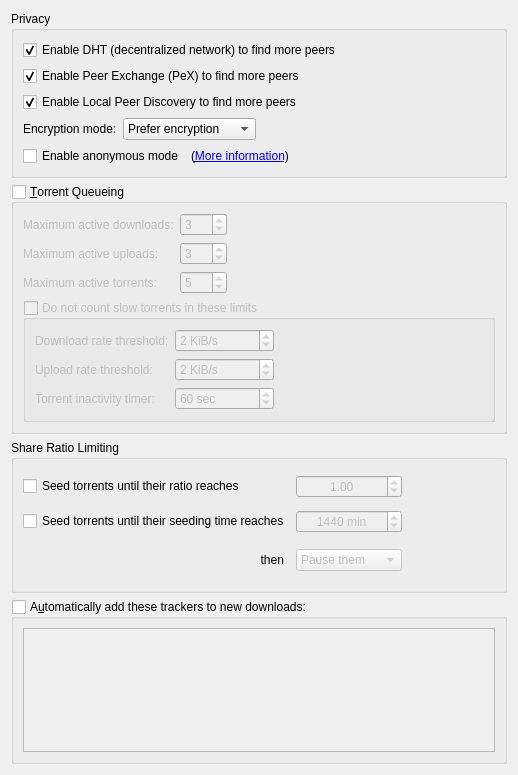
          <widget class="QWidget" name="scrollAreaWidgetContents_4">
           <property name="geometry">
            <rect>
             <x>0</x>
             <y>0</y>
             <width>518</width>
             <height>775</height>
            </rect>
           </property>
           <layout class="QVBoxLayout" name="verticalLayout_7">
            <item>
             <widget class="QGroupBox" name="AddBTFeaturesBox">
              <property name="title">
               <string>Privacy</string>
              </property>
              <layout class="QVBoxLayout" name="verticalLayout_14">
               <item>
                <widget class="QCheckBox" name="checkDHT">
                 <property name="text">
                  <string>Enable DHT (decentralized network) to find more peers</string>
                 </property>
                 <property name="checked">
                  <bool>true</bool>
                 </property>
                </widget>
               </item>
               <item>
                <widget class="QCheckBox" name="checkPeX">
                 <property name="toolTip">
                  <string>Exchange peers with compatible Bittorrent clients (µTorrent, Vuze, ...)</string>
                 </property>
                 <property name="text">
                  <string>Enable Peer Exchange (PeX) to find more peers</string>
                 </property>
                 <property name="checked">
                  <bool>true</bool>
                 </property>
                </widget>
               </item>
               <item>
                <widget class="QCheckBox" name="checkLSD">
                 <property name="toolTip">
                  <string>Look for peers on your local network</string>
                 </property>
                 <property name="text">
                  <string>Enable Local Peer Discovery to find more peers</string>
                 </property>
                 <property name="checked">
                  <bool>true</bool>
                 </property>
                </widget>
               </item>
               <item>
                <layout class="QHBoxLayout">
                 <item>
                  <widget class="QLabel" name="lbl_encryption">
                   <property name="text">
                    <string>Encryption mode:</string>
                   </property>
                  </widget>
                 </item>
                 <item>
                  <widget class="QComboBox" name="comboEncryption">
                   <item>
                    <property name="text">
                     <string>Prefer encryption</string>
                    </property>
                   </item>
                   <item>
                    <property name="text">
                     <string>Require encryption</string>
                    </property>
                   </item>
                   <item>
                    <property name="text">
                     <string>Disable encryption</string>
                    </property>
                   </item>
                  </widget>
                 </item>
                 <item>
                  <spacer>
                   <property name="orientation">
                    <enum>Qt::Horizontal</enum>
                   </property>
                   <property name="sizeHint" stdset="0">
                    <size>
                     <width>40</width>
                     <height>20</height>
                    </size>
                   </property>
                  </spacer>
                 </item>
                </layout>
               </item>
               <item>
                <layout class="QHBoxLayout" name="horizontalLayout_6">
                 <item>
                  <widget class="QCheckBox" name="checkAnonymousMode">
                   <property name="toolTip">
                    <string>Enable when using a proxy or a VPN connection</string>
                   </property>
                   <property name="text">
                    <string>Enable anonymous mode</string>
                   </property>
                  </widget>
                 </item>
                 <item>
                  <widget class="QLabel" name="label_anonymous">
                   <property name="text">
                    <string>(&lt;a href=&quot;https://github.com/qbittorrent/qBittorrent/wiki/Anonymous-Mode&quot;&gt;More information&lt;/a&gt;)</string>
                   </property>
                   <property name="openExternalLinks">
                    <bool>true</bool>
                   </property>
                  </widget>
                 </item>
                 <item>
                  <spacer name="horizontalSpacer_14">
                   <property name="orientation">
                    <enum>Qt::Horizontal</enum>
                   </property>
                   <property name="sizeHint" stdset="0">
                    <size>
                     <width>40</width>
                     <height>20</height>
                    </size>
                   </property>
                  </spacer>
                 </item>
                </layout>
               </item>
              </layout>
             </widget>
            </item>
            <item>
             <widget class="QGroupBox" name="checkEnableQueueing">
              <property name="title">
               <string>&amp;Torrent Queueing</string>
              </property>
              <property name="checkable">
               <bool>true</bool>
              </property>
              <property name="checked">
               <bool>false</bool>
              </property>
              <layout class="QGridLayout" name="gridLayout_2">
               <property name="bottomMargin">
                <number>9</number>
               </property>
               <item row="0" column="0">
                <widget class="QLabel" name="label_max_active_dl">
                 <property name="text">
                  <string>Maximum active downloads:</string>
                 </property>
                </widget>
               </item>
               <item row="0" column="1">
                <widget class="QSpinBox" name="spinMaxActiveDownloads">
                 <property name="minimum">
                  <number>-1</number>
                 </property>
                 <property name="maximum">
                  <number>999</number>
                 </property>
                 <property name="value">
                  <number>3</number>
                 </property>
                </widget>
               </item>
               <item row="1" column="0">
                <widget class="QLabel" name="label_max_active_up">
                 <property name="text">
                  <string>Maximum active uploads:</string>
                 </property>
                </widget>
               </item>
               <item row="1" column="1">
                <widget class="QSpinBox" name="spinMaxActiveUploads">
                 <property name="minimum">
                  <number>-1</number>
                 </property>
                 <property name="maximum">
                  <number>999</number>
                 </property>
                 <property name="value">
                  <number>3</number>
                 </property>
                </widget>
               </item>
               <item row="2" column="0">
                <widget class="QLabel" name="maxActiveTorrents_lbl">
                 <property name="text">
                  <string>Maximum active torrents:</string>
                 </property>
                </widget>
               </item>
               <item row="2" column="1">
                <widget class="QSpinBox" name="spinMaxActiveTorrents">
                 <property name="minimum">
                  <number>-1</number>
                 </property>
                 <property name="maximum">
                  <number>999</number>
                 </property>
                 <property name="value">
                  <number>5</number>
                 </property>
                </widget>
               </item>
               <item row="1" column="2">
                <spacer name="horizontalSpacer_2">
                 <property name="orientation">
                  <enum>Qt::Horizontal</enum>
                 </property>
                 <property name="sizeHint" stdset="0">
                  <size>
                   <width>40</width>
                   <height>20</height>
                  </size>
                 </property>
                </spacer>
               </item>
               <item row="0" column="2">
                <spacer name="horizontalSpacer_7">
                 <property name="orientation">
                  <enum>Qt::Horizontal</enum>
                 </property>
                 <property name="sizeHint" stdset="0">
                  <size>
                   <width>40</width>
                   <height>20</height>
                  </size>
                 </property>
                </spacer>
               </item>
               <item row="2" column="2">
                <spacer name="horizontalSpacer_11">
                 <property name="orientation">
                  <enum>Qt::Horizontal</enum>
                 </property>
                 <property name="sizeHint" stdset="0">
                  <size>
                   <width>40</width>
                   <height>20</height>
                  </size>
                 </property>
                </spacer>
               </item>
               <item row="3" column="0" colspan="3">
                <widget class="QGroupBox" name="checkIgnoreSlowTorrentsForQueueing">
                 <property name="title">
                  <string>Do not count slow torrents in these limits</string>
                 </property>
                 <property name="checkable">
                  <bool>true</bool>
                 </property>
                 <property name="checked">
                  <bool>false</bool>
                 </property>
                 <layout class="QGridLayout" name="gridLayout_13">
                  <item row="2" column="2">
                   <spacer name="horizontalSpacer_21">
                    <property name="orientation">
                     <enum>Qt::Horizontal</enum>
                    </property>
                    <property name="sizeHint" stdset="0">
                     <size>
                      <width>40</width>
                      <height>20</height>
                     </size>
                    </property>
                   </spacer>
                  </item>
                  <item row="0" column="1">
                   <widget class="QSpinBox" name="spinDownloadRateForSlowTorrents">
                    <property name="suffix">
                     <string> KiB/s</string>
                    </property>
                    <property name="maximum">
                     <number>2000000</number>
                    </property>
                    <property name="value">
                     <number>2</number>
                    </property>
                   </widget>
                  </item>
                  <item row="1" column="1">
                   <widget class="QSpinBox" name="spinUploadRateForSlowTorrents">
                    <property name="suffix">
                     <string> KiB/s</string>
                    </property>
                    <property name="maximum">
                     <number>2000000</number>
                    </property>
                    <property name="value">
                     <number>2</number>
                    </property>
                   </widget>
                  </item>
                  <item row="1" column="0">
                   <widget class="QLabel" name="labelUploadRateForSlowTorrents">
                    <property name="text">
                     <string>Upload rate threshold:</string>
                    </property>
                   </widget>
                  </item>
                  <item row="0" column="0">
                   <widget class="QLabel" name="labelDownloadRateForSlowTorrents">
                    <property name="text">
                     <string>Download rate threshold:</string>
                    </property>
                   </widget>
                  </item>
                  <item row="0" column="2">
                   <spacer name="horizontalSpacer_9">
                    <property name="orientation">
                     <enum>Qt::Horizontal</enum>
                    </property>
                    <property name="sizeHint" stdset="0">
                     <size>
                      <width>40</width>
                      <height>20</height>
                     </size>
                    </property>
                   </spacer>
                  </item>
                  <item row="1" column="2">
                   <spacer name="horizontalSpacer_15">
                    <property name="orientation">
                     <enum>Qt::Horizontal</enum>
                    </property>
                    <property name="sizeHint" stdset="0">
                     <size>
                      <width>40</width>
                      <height>20</height>
                     </size>
                    </property>
                   </spacer>
                  </item>
                  <item row="2" column="1">
                   <widget class="QSpinBox" name="spinSlowTorrentsInactivityTimer">
                    <property name="suffix">
                     <string extracomment="seconds"> sec</string>
                    </property>
                    <property name="minimum">
                     <number>1</number>
                    </property>
                    <property name="maximum">
                     <number>999999</number>
                    </property>
                    <property name="value">
                     <number>60</number>
                    </property>
                   </widget>
                  </item>
                  <item row="2" column="0">
                   <widget class="QLabel" name="labelSlowTorrentInactivityTimer">
                    <property name="text">
                     <string>Torrent inactivity timer:</string>
                    </property>
                   </widget>
                  </item>
                 </layout>
                </widget>
               </item>
              </layout>
             </widget>
            </item>
            <item>
             <widget class="QGroupBox" name="ratioBox">
              <property name="title">
               <string>Share Ratio Limiting</string>
              </property>
              <layout class="QGridLayout" name="gridLayout_91">
               <item row="0" column="0" rowspan="3" colspan="3">
                <widget class="QCheckBox" name="checkMaxRatio">
                 <property name="text">
                  <string>Seed torrents until their ratio reaches</string>
                 </property>
                </widget>
               </item>
               <item row="1" column="6" rowspan="2">
                <spacer name="horizontalSpacer_161">
                 <property name="orientation">
                  <enum>Qt::Horizontal</enum>
                 </property>
                 <property name="sizeHint" stdset="0">
                  <size>
                   <width>109</width>
                   <height>20</height>
                  </size>
                 </property>
                </spacer>
               </item>
               <item row="4" column="2">
                <widget class="QLabel" name="label">
                 <property name="text">
                  <string>then</string>
                 </property>
                 <property name="alignment">
                  <set>Qt::AlignRight|Qt::AlignTrailing|Qt::AlignVCenter</set>
                 </property>
                </widget>
               </item>
               <item row="4" column="6">
                <spacer name="horizontalSpacer_20">
                 <property name="orientation">
                  <enum>Qt::Horizontal</enum>
                 </property>
                 <property name="sizeHint" stdset="0">
                  <size>
                   <width>121</width>
                   <height>28</height>
                  </size>
                 </property>
                </spacer>
               </item>
               <item row="4" column="1">
                <spacer name="horizontalSpacer_171">
                 <property name="orientation">
                  <enum>Qt::Horizontal</enum>
                 </property>
                 <property name="sizeHint" stdset="0">
                  <size>
                   <width>100</width>
                   <height>42</height>
                  </size>
                 </property>
                </spacer>
               </item>
               <item row="3" column="6">
                <spacer name="horizontalSpacer_191">
                 <property name="orientation">
                  <enum>Qt::Horizontal</enum>
                 </property>
                 <property name="sizeHint" stdset="0">
                  <size>
                   <width>40</width>
                   <height>20</height>
                  </size>
                 </property>
                </spacer>
               </item>
               <item row="3" column="4">
                <widget class="QSpinBox" name="spinMaxSeedingMinutes">
                 <property name="enabled">
                  <bool>false</bool>
                 </property>
                 <property name="alignment">
                  <set>Qt::AlignCenter</set>
                 </property>
                 <property name="suffix">
                  <string extracomment="minutes"> min</string>
                 </property>
                 <property name="maximum">
                  <number>9999999</number>
                 </property>
                 <property name="value">
                  <number>1440</number>
                 </property>
                </widget>
               </item>
               <item row="1" column="4">
                <widget class="QDoubleSpinBox" name="spinMaxRatio">
                 <property name="enabled">
                  <bool>false</bool>
                 </property>
                 <property name="alignment">
                  <set>Qt::AlignHCenter</set>
                 </property>
                 <property name="minimum">
                  <double>0.000000000000000</double>
                 </property>
                 <property name="maximum">
                  <double>9998.000000000000000</double>
                 </property>
                 <property name="singleStep">
                  <double>0.050000000000000</double>
                 </property>
                 <property name="value">
                  <double>1.000000000000000</double>
                 </property>
                </widget>
               </item>
               <item row="3" column="0" colspan="4">
                <widget class="QCheckBox" name="checkMaxSeedingMinutes">
                 <property name="text">
                  <string>Seed torrents until their seeding time reaches</string>
                 </property>
                </widget>
               </item>
               <item row="4" column="4">
                <widget class="QComboBox" name="comboRatioLimitAct">
                 <property name="enabled">
                  <bool>false</bool>
                 </property>
                 <item>
                  <property name="text">
                   <string>Pause them</string>
                  </property>
                 </item>
                 <item>
                  <property name="text">
                   <string>Remove them</string>
                  </property>
                 </item>
                </widget>
               </item>
              </layout>
             </widget>
            </item>
            <item>
             <widget class="QGroupBox" name="checkEnableAddTrackers">
              <property name="sizePolicy">
               <sizepolicy hsizetype="Preferred" vsizetype="Preferred">
                <horstretch>0</horstretch>
                <verstretch>0</verstretch>
               </sizepolicy>
              </property>
              <property name="title">
               <string>A&amp;utomatically add these trackers to new downloads:</string>
              </property>
              <property name="checkable">
               <bool>true</bool>
              </property>
              <property name="checked">
               <bool>false</bool>
              </property>
              <layout class="QGridLayout" name="gridLayout_16">
               <item row="0" column="0">
                <widget class="QPlainTextEdit" name="textTrackers">
                 <property name="enabled">
                  <bool>true</bool>
                 </property>
                 <property name="focusPolicy">
                  <enum>Qt::StrongFocus</enum>
                 </property>
                </widget>
               </item>
              </layout>
             </widget>
            </item>
            <item>
             <spacer name="verticalSpacer_8">
              <property name="orientation">
               <enum>Qt::Vertical</enum>
              </property>
              <property name="sizeHint" stdset="0">
               <size>
                <width>20</width>
                <height>40</height>
               </size>
              </property>
             </spacer>
            </item>
           </layout>
          </widget>
